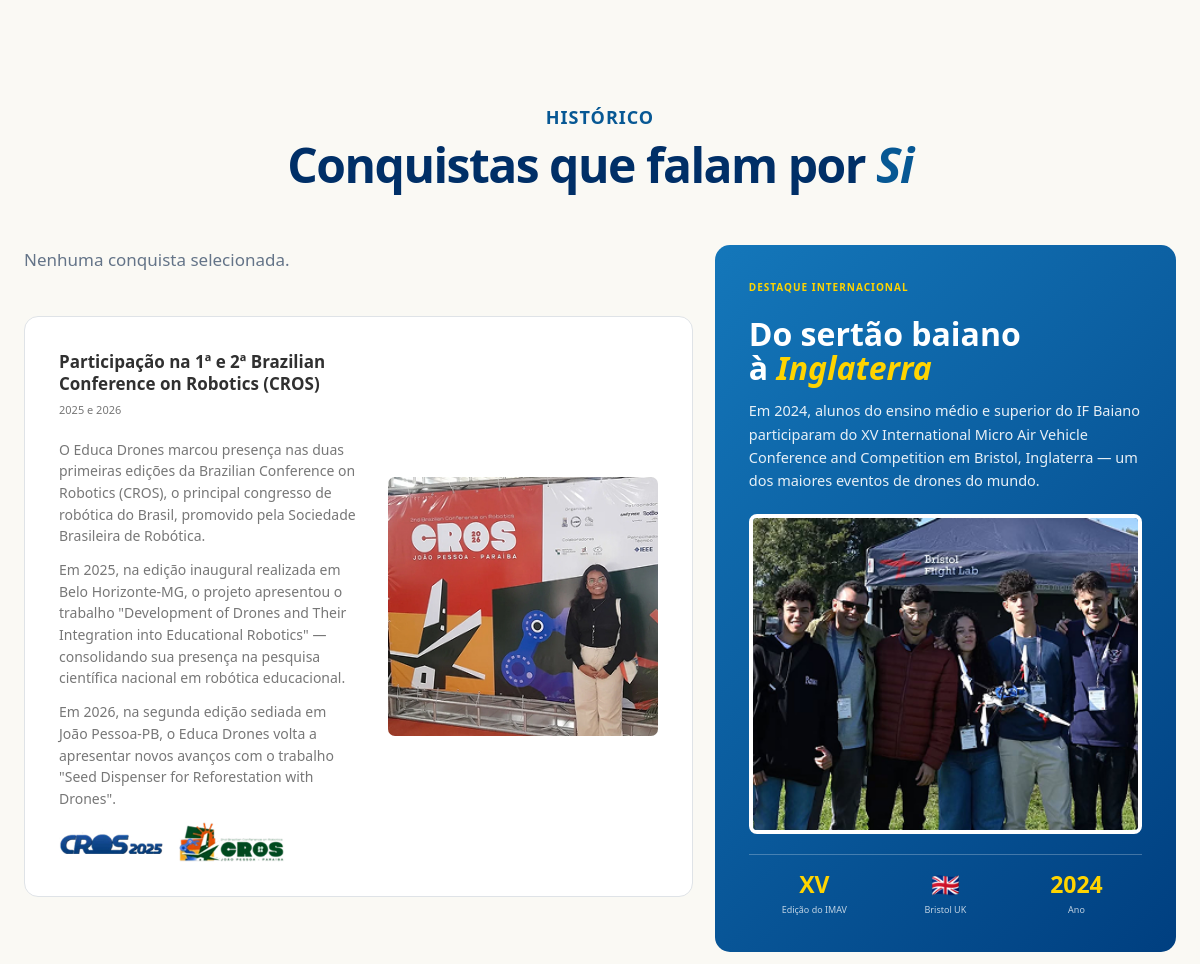
Before: / (middle part) with the older database file.
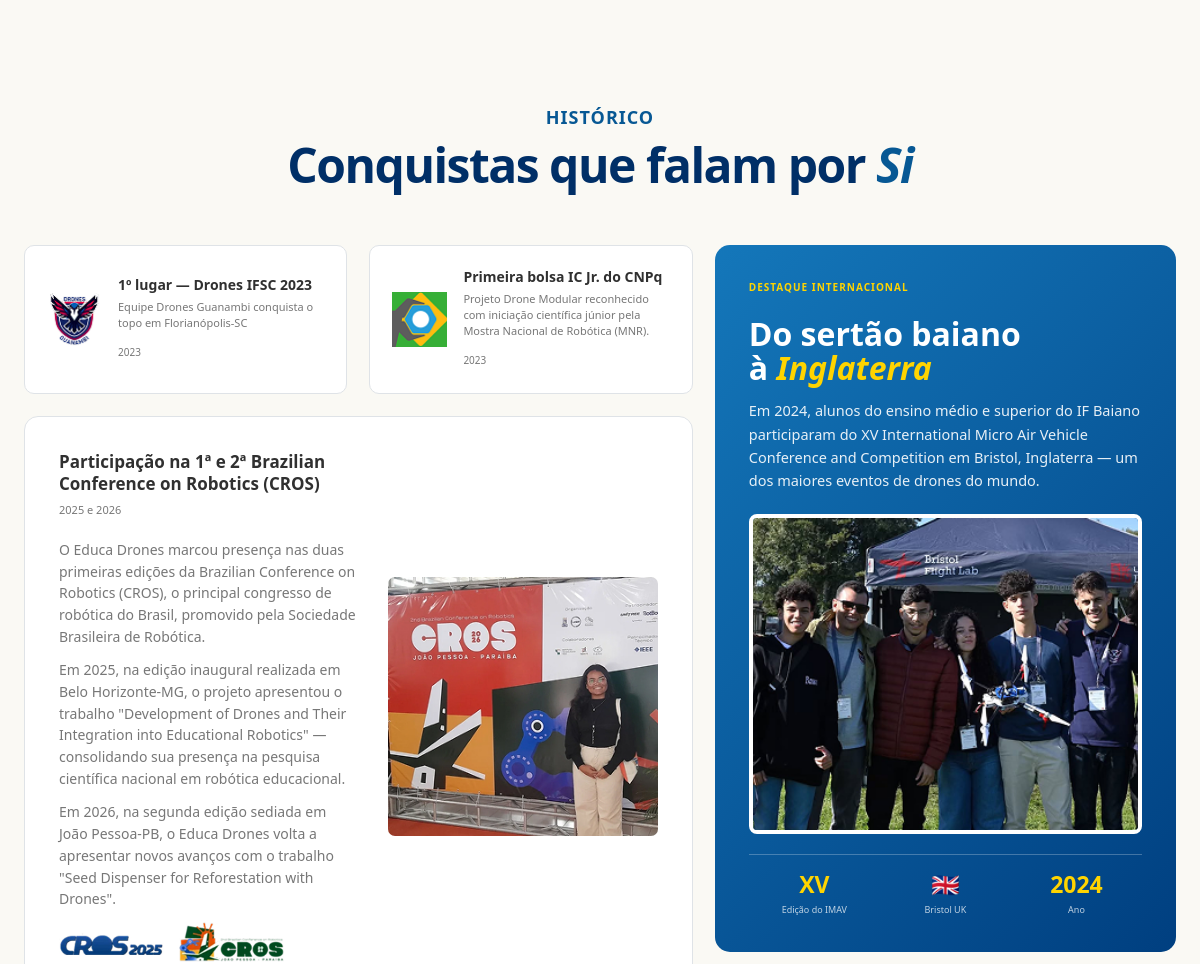
After: the same page with the newer database file.
### noticias/models.py (models this page shows, shortened)
class Noticia(models.Model):
    titulo = models.CharField(max_length=200)
    slug = models.SlugField(unique=True, blank=True)
    categoria = models.CharField(max_length=100)
    data_publicacao = models.DateField()
    imagem = models.ImageField(upload_to='noticias/')
    resumo = models.TextField(max_length=500)
    conteudo = models.TextField()
    destaque_home = models.BooleanField(
        default=False,
        verbose_name='Exibir em Notícias e Eventos'
    )
    conquista_destaque = models.BooleanField(
        default=False,
        verbose_name='Exibir em Conquistas que falam por Si'
    )
    criada_em = models.DateTimeField(auto_now_add=True)
    class Meta:
        ordering = ['-data_publicacao']

### EducaDronesWeb/views.py (the view)
# urls.py: path('', views.home, name='home'),
def home(request):
    noticias = Noticia.objects.filter(
        destaque_home=True
    )[:3]
    conquistas = Noticia.objects.filter(
        conquista_destaque=True
    )[:4]
    return render(
        request,
        'home.html',
        {
            'noticias': noticias,
            'conquistas': conquistas,
        }
    )

### templates/home.html (shortened to what this page needs)
{% extends "layout.html" %}
{% load static %}
{% block extra_css %}
<link rel="stylesheet" href="{% static 'css/home.css' %}">
{% endblock %}
{% block content %}
<section class="home-section home-achievements">
    <div class="home-container">
        <div class="home-section-heading home-achievements__heading">
            <span class="home-section-label">Histórico</span>
            <h2>
                Conquistas que falam por <em>Si</em>
            </h2>
        </div>
        <div class="home-achievements__layout">
            <div class="home-achievements__left">
                <div class="home-achievements__cards">
    {% for conquista in conquistas %}
        <article class="home-achievement-card">
            <div class="home-achievement-card__image">
                <img
                    src="{{ conquista.imagem.url }}"
                    alt="{{ conquista.titulo }}"
                >
            </div>
            <div>
                <h3>
                    {{ conquista.titulo }}
                </h3>
                <p>
                    {{ conquista.resumo }}
                </p>
                <span>
                    {{ conquista.data_publicacao|date:"Y" }}
                </span>
            </div>
        </article>
    {% empty %}
        <p>
            Nenhuma conquista selecionada.
        </p>
    {% endfor %}
</div>
                <article class="home-cros-card">
                    <div class="home-cros-card__text">
                        <h3>
                            Participação na 1ª e 2ª Brazilian Conference on Robotics (CROS)
                        </h3>
                        <span>2025 e 2026</span>
                        <p>
                            O Educa Drones marcou presença nas duas primeiras
                            edições da Brazilian Conference on Robotics (CROS),
                            o principal congresso de robótica do Brasil,
                            promovido pela Sociedade Brasileira de Robótica.
                        </p>
                        <p>
                            Em 2025, na edição inaugural realizada em Belo
                            Horizonte-MG, o projeto apresentou o trabalho
                            "Development of Drones and Their Integration into
                            Educational Robotics" — consolidando sua presença
                            na pesquisa científica nacional em robótica educacional.
                        </p>
                        <p>
                            Em 2026, na segunda edição sediada em João Pessoa-PB,
                            o Educa Drones volta a apresentar novos avanços com
                            o trabalho "Seed Dispenser for Reforestation with Drones".
                        </p>
                        <div class="home-cros-card__logos">
                            <img src="{% static 'img/home/cros-2025.png' %}" alt="CROS 2025">
                            <img src="{% static 'img/home/cros-2026.png' %}" alt="CROS 2026">
                        </div>
                    </div>
                    <div class="home-cros-card__image">
                        <img src="{% static 'img/home/cros.jpg' %}" alt="Participação na CROS">
                    </div>
                </article>
            </div>
            <div class="home-achievements__right">
                <article class="home-imav-card">
                    <span class="home-imav-card__label">
                        DESTAQUE INTERNACIONAL
                    </span>
                    <h3>
                        Do sertão baiano<br>
                        à <em>Inglaterra</em>
                    </h3>
                    <p>
                        Em 2024, alunos do ensino médio e superior do IF Baiano
                        participaram do XV International Micro Air Vehicle
                        Conference and Competition em Bristol, Inglaterra —
                        um dos maiores eventos de drones do mundo.
                    </p>
                    <img
                        src="{% static 'img/home/imav.jpg' %}"
                        alt="Equipe Educa Drones no IMAV"
                    >
                    <div class="home-imav-card__stats">
                        <div>
                            <strong>XV</strong>
                            <span>Edição do IMAV</span>
                        </div>
                        <div>
                            <strong>🇬🇧</strong>
                            <span>Bristol UK</span>
                        </div>
                        <div>
                            <strong>2024</strong>
                            <span>Ano</span>
                        </div>
                    </div>
                </article>
            </div>
        </div>
    </div>
</section>
{% endblock %}

### templates/layout.html (shortened to what this page needs)
<!DOCTYPE html>
<html lang="pt-br">
<head>
    {% load static %}
    <link rel="stylesheet" href="{% static 'css/components/header.css' %}">
    <link rel="stylesheet" href="{% static 'css/components/footer.css' %}">
    {% block extra_css %}{% endblock %}
</head>
<body>
    {% include "components/header.html" %}
    <main>
        {% block content %}
        {% endblock %}
    </main>
</body>
</html>

### templates/components/header.html (shortened to what this page needs)
{% load static %}
<link
    rel="stylesheet"
    href="{% static 'css/components/header.css' %}"
>

### templates/components/footer.html (shortened to what this page needs)
{% load static %}

### static/css/components/header.css (style rules this page uses)
body { margin: 0; }

Changed rows visible on the page:
added Noticia: imagem (picture), titulo "1º lugar — Drones IFSC 2023", resumo "Equipe Drones Guanambi conquista o topo em Florianópolis-SC", data_publicacao "2023"
added Noticia: imagem (picture), titulo "Primeira bolsa IC Jr. do CNPq", resumo "Projeto Drone Modular reconhecido com iniciação científica júnior pela Mostra Nacional de Robótica (MNR).", data_publicacao "2023"
Other visible differences:
text no longer shown: "Nenhuma conquista selecionada."
